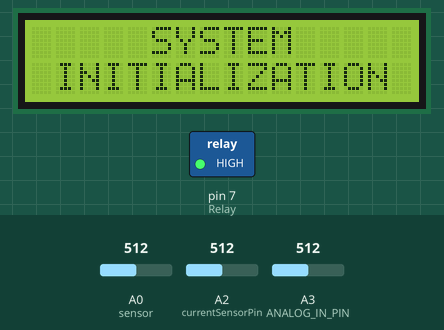
Bench run of a sketch on a simulated Arduino Uno, built with avr-gcc and run on an emulated ATmega328P. On the bench: 16×2 character LCD, switched loads named in the sketch (green lamp = pin HIGH). The test bench sets the inputs (shaded band); at power-on: A0 (sensor) = 512, A3 (ANALOG_IN_PIN) = 512, A2 (currentSensorPin) = 512. The modem accepts every AT command (registered, SIM ready, sends succeed) and sends nothing else; what the sketch prints to the serial monitor is not drawn.

Above: at 0.6 s.
At 5.7 s:
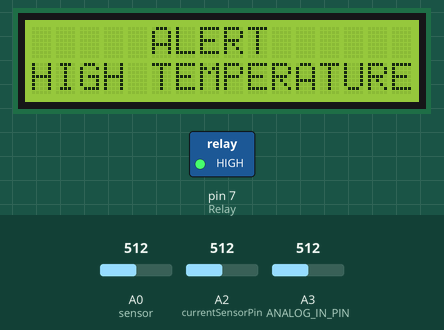
5.8 s: A0 (sensor) set to 85
14.7 s: A0 (sensor) set to 77
At 18.0 s:
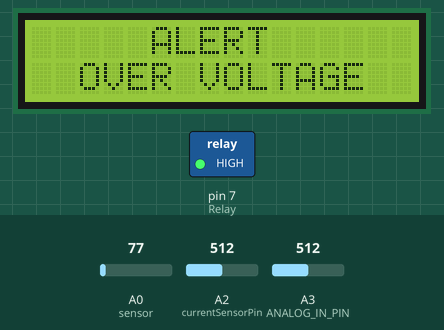
18.3 s: A3 (ANALOG_IN_PIN) set to 421
22.6 s: A3 (ANALOG_IN_PIN) set to 400
At 29.6 s:
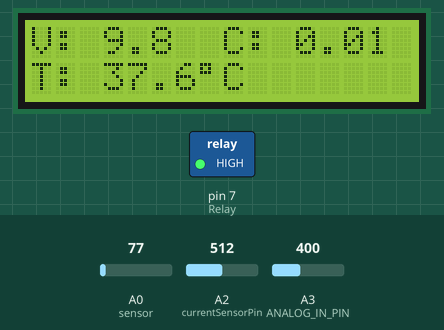
29.9 s: A3 (ANALOG_IN_PIN) set to 196
At 35.3 s:
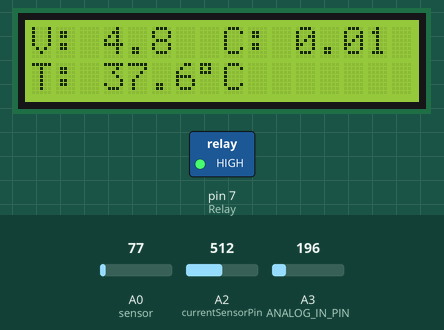
36.0 s: A3 (ANALOG_IN_PIN) set to 177
At 41.8 s:
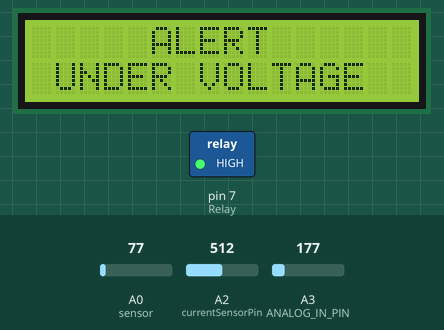
Timing chart, 0 to 43.1 s (numbered marks = the images above; inputs shaded):
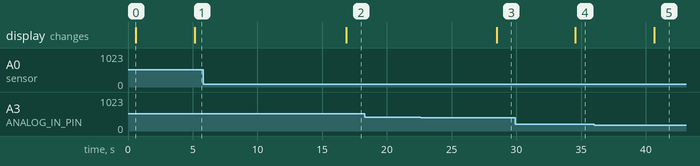

Measured:
- the behaviour switches between 82 and 81 on A0 (sensor) (found by bisection; images 1 and 2)
- the behaviour switches between 410 and 409 on A3 (ANALOG_IN_PIN) (found by bisection; images 2 and 3)
- the behaviour switches between 185 and 184 on A3 (ANALOG_IN_PIN) (found by bisection; images 4 and 5)
- after the input at 5.8 s, every drawn part: stays the same
- after the input at 14.7 s, the display: changes after 2.2 s (image 2)
- after the input at 18.3 s, every drawn part: stays the same
- after the input at 22.6 s, the display: changes after 5.9 s (image 3)
- after the input at 29.9 s, the display: changes after 4.7 s (image 4)
- after the input at 36.0 s, the display: changes after 4.6 s (image 5)

The sketch:

Transformer_Monitoring.ino
```cpp
#include <Wire.h>
#include <SoftwareSerial.h>
#include <LiquidCrystal_I2C.h>

#define ANALOG_IN_PIN A3
const int sensor = A0;

float adc_voltage = 0.0;
float in_voltage = 0.0;

float R1 = 30000.0;
float R2 = 7500.0;
float current;
float avgVoltage;
float ref_voltage = 5.0;

int Tracker_1 = 0;
int Tracker_2 = 0;
int Tracker_3 = 0;
int Tracker_4 = 0;

const int currentSensorPin = A2;
const float sensorOffset = 2.5;
const float sensitivity = 184;
const int numReadings = 100;

int adc_value = 0;
int Relay = 7;

float tempc;

float tempf;

float vout;
enum State{
  IDLE,
  HIGH_TEMP,
  OVER_VOLTAGE,
  UNDER_VOLTAGE,
  HIGH_CURRENT
};

State currentState = IDLE;

SoftwareSerial mySerial(5, 6);

LiquidCrystal_I2C lcd(0x27, 16, 2);

void setup() {
  Serial.begin(9600);
  mySerial.begin(9600);

  pinMode(Relay, OUTPUT);
  pinMode(sensor, INPUT);

  // mySerial.println("AT");
  // updateSerial();
  mySerial.println("AT");  //Once the handshake test is successful, it will back to OK
  updateSerial();

  digitalWrite(Relay, HIGH);

  lcd.init();
  lcd.backlight();

  lcd.clear();
  lcd.setCursor(5, 0);
  lcd.print("SYSTEM");
  lcd.setCursor(1, 1);
  lcd.print("INITIALIZATION");
  delay(2000);
}

void loop() {
  voltagesensor();
  currentsensor();
  temperatureSensor();

  currentState = IDLE;

  if (tempc > 40) {
    currentState = HIGH_TEMP;
  } else if (in_voltage > 10.0 && tempc < 40) {
    currentState = OVER_VOLTAGE;
  } else if (in_voltage < 2.5 && current > 0.35) {
    currentState = HIGH_CURRENT;
  } else if (in_voltage >= 2.5 && in_voltage < 4.5) {
    currentState = UNDER_VOLTAGE;
  }

  switch (currentState) {
    case HIGH_TEMP:
      lcd.clear();
      lcd.setCursor(5, 0);
      lcd.print("ALERT");
      lcd.setCursor(0, 1);
      lcd.print("HIGH TEMPERATURE");
      if (Tracker_3 == 0) {
        sendAlert_Temperature();
        Tracker_1 = 0;
        Tracker_2 = 0;
        Tracker_3 = 1;
        Tracker_4 = 0;
      } else {
        Serial.println("Message Sent");
      }
      break;
    case OVER_VOLTAGE:
      lcd.clear();
      lcd.setCursor(5, 0);
      lcd.print("ALERT");
      lcd.setCursor(2, 1);
      lcd.print("OVER VOLTAGE");
      if (Tracker_2 == 0) {
        sendAlert_Overvoltage();
        Tracker_1 = 0;
        Tracker_2 = 1;
        Tracker_3 = 0;
        Tracker_4 = 0;
      } else {
        Serial.println("Message Sent");
      }
      break;
    case HIGH_CURRENT:
      lcd.clear();
      lcd.setCursor(5, 0);
      lcd.print("ALERT");
      lcd.setCursor(2, 1);
      lcd.print("HIGH CURRENT");
      if (Tracker_4 == 0) {
        sendAlert_HighCurrent();
        Tracker_1 = 0;
        Tracker_2 = 0;
        Tracker_3 = 0;
        Tracker_4 = 1;
      } else {
        Serial.println("Message Sent");
      }
      break;
    case UNDER_VOLTAGE:
      lcd.clear();
      lcd.setCursor(5, 0);
      lcd.print("ALERT");
      lcd.setCursor(1, 1);
      lcd.print("UNDER VOLTAGE");
      if (Tracker_1 == 0) {
        sendAlert_Undervoltage();
        Tracker_1 = 1;
        Tracker_2 = 0;
        Tracker_3 = 0;
        Tracker_4 = 0;
      } else {
        Serial.println("Message Sent");
      }
      break;
    case IDLE:
    default:
      lcd.clear();
      lcd.setCursor(0, 0);
      lcd.print("V: ");
      lcd.print(in_voltage, 1);
      lcd.setCursor(8, 0);
      lcd.print("C: ");
      lcd.print(current, 2);
      lcd.print(" A");
      lcd.setCursor(0, 1);
      lcd.print("T: ");
      lcd.print(tempc, 1);
      lcd.print((char)223);
      lcd.print("C");
      //delay(1000);
      voltagesensor();
      currentsensor();
      temperatureSensor();
      break;
  }
  delay(1000);
}
void voltagesensor() {
  adc_value = analogRead(ANALOG_IN_PIN);
  adc_voltage = (adc_value * ref_voltage) / 1024.0;
  in_voltage = adc_voltage * (R1 + R2) / R2;
  // Serial.print("Input Voltage = ");
  // Serial.println(in_voltage, 2);
}
void temperatureSensor() {
  vout = analogRead(sensor);

  vout = (vout * 500) / 1023;
  //vout = vout / 10;

  tempc = vout;

  tempf = (vout * 1.8) + 32;

  delay(500);
}
void currentsensor() {
  float totalVoltage = 0;
  for (int i = 0; i < numReadings; i++) {
    int sensorValue = analogRead(currentSensorPin);
    float voltage = sensorValue * (5.0 / 1023.0);
    totalVoltage += voltage;
    delay(10);
  }

  avgVoltage = totalVoltage / numReadings;

  Serial.println("avVoltage: ");
  Serial.print(avgVoltage);
  Serial.print(" V");

  current = (avgVoltage - sensorOffset) / (sensitivity / 1000);

  if (current < 0) {
    current = current * -1;
  }
  delay(1000);
}
void updateSerial() {
  delay(500);
  while (Serial.available()) {
    mySerial.write(Serial.read());
  }
  while (mySerial.available()) {
    Serial.write(mySerial.read());
  }
}
void sendAlert_Undervoltage() {
  mySerial.println("AT+CMGF=1");
  mySerial.println("AT+CMGS=\"+254748613509\"");
  updateSerial();
  mySerial.print("ALert!! Under Voltage Detected");  //text content
  updateSerial();
  mySerial.write(26);
}

void sendAlert_Overvoltage() {
  mySerial.println("AT+CMGF=1");
  mySerial.println("AT+CMGS=\"+254748613509\"");
  updateSerial();
  mySerial.print("ALert!! Over Voltage Detected");  //text content
  updateSerial();
  mySerial.write(26);
}
void sendAlert_HighCurrent() {
  mySerial.println("AT+CMGF=1");
  mySerial.println("AT+CMGS=\"+254748613509\"");
  updateSerial();
  mySerial.print("ALert!! High Current Detected");  //text content
  updateSerial();
  mySerial.write(26);
}
void sendAlert_Temperature() {
  mySerial.println("AT+CMGF=1");
  mySerial.println("AT+CMGS=\"+254748613509\"");
  updateSerial();
  mySerial.print("ALert!! High Temperature Detected");  //text content
  updateSerial();
  mySerial.write(26);
}
```
